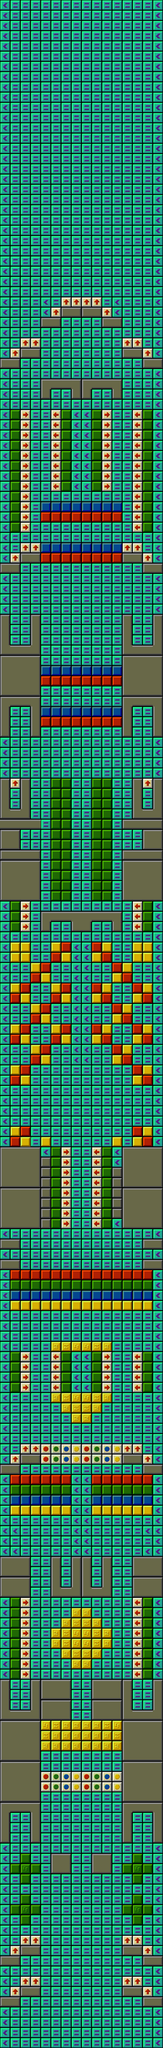

This game map was drawn from its Tiled (.tmx) file and the tilesets committed beside it. A one-line description and the trimmed map source follow:
An orthogonal 16x200 tile map with 48x48 px tiles, 18 tile layers (Background, Walls, P10, P20, ...), 2 tilesets.

<map version="1.0" orientation="orthogonal" width="16" height="200" tilewidth="48" tileheight="48">
 <tileset firstgid="1" name="breakables" tilewidth="48" tileheight="48">
  <image source="../TileSheets/breakables.png" trans="000000" width="192" height="384" />
  <tile id="12">
   <properties>
    <property name="IsBreakable" value="true" />
    <property name="Points" value="10" />
   </properties>
  </tile>
 </tileset>
 <tileset firstgid="33" name="background" tilewidth="48" tileheight="48">
  <image source="../TileSheets/background.png" trans="000000" width="192" height="384" />
 </tileset>
 <layer name="Background" width="16" height="200">
  <properties>
   <property name="IsPasable" value="true" />
  </properties>
  <data>[3200 cells, 3200 non-empty, 1 distinct tile ids]</data>
 </layer>
 <layer name="Walls" width="16" height="200">
  <properties>
   <property name="IsBreakable" value="false" />
  </properties>
  <data>[3200 cells, 839 non-empty, 17 distinct tile ids]</data>
 </layer>
 <layer name="P10" width="16" height="200">
  <properties>
   <property name="IsBreakable" value="true" />
   <property name="Points" value="10" />
  </properties>
  <data>[3200 cells, 416 non-empty, 4 distinct tile ids]</data>
 </layer>
 <layer name="P20" width="16" height="200">
  <properties>
   <property name="IsBreakable" value="true" />
   <property name="Points" value="20" />
  </properties>
  <data>[3200 cells, 38 non-empty, 1 distinct tile ids]</data>
 </layer>
 <layer name="P30" width="16" height="200">
  <properties>
   <property name="IsBreakable" value="true" />
   <property name="Points" value="30" />
  </properties>
  <data>[3200 cells, 18 non-empty, 1 distinct tile ids]</data>
 </layer>
 <layer name="P40" width="16" height="200">
  <properties>
   <property name="IsBreakable" value="true" />
   <property name="Points" value="40" />
  </properties>
  <data>[3200 cells, 14 non-empty, 2 distinct tile ids]</data>
 </layer>
 <layer name="XR" width="16" height="200">
  <properties>
   <property name="BallIndex" value="0" />
   <property name="IsBreakable" value="true" />
  </properties>
  <data>[3200 cells, 8 non-empty, 1 distinct tile ids]</data>
 </layer>
 <layer name="XB" width="16" height="200">
  <properties>
   <property name="BallIndex" value="2" />
   <property name="IsBreakable" value="true" />
  </properties>
  <data>[3200 cells, 8 non-empty, 1 distinct tile ids]</data>
 </layer>
 <layer name="XY" width="16" height="200">
  <properties>
   <property name="BallIndex" value="3" />
   <property name="IsBreakable" value="true" />
  </properties>
  <data>[3200 cells, 8 non-empty, 1 distinct tile ids]</data>
 </layer>
 <layer name="XG" width="16" height="200" opacity="0.9">
  <properties>
   <property name="BallIndex" value="1" />
   <property name="IsBreakable" value="true" />
  </properties>
  <data>[3200 cells, 8 non-empty, 1 distinct tile ids]</data>
 </layer>
 <layer name="V1" width="16" height="200">
  <properties>
   <property name="IsBreakable" value="true" />
   <property name="Points" value="10" />
   <property name="VectorX" value="0" />
   <property name="VectorY" value=".4" />
  </properties>
  <data>[3200 cells, 38 non-empty, 1 distinct tile ids]</data>
 </layer>
 <layer name="V2" width="16" height="200">
  <properties>
   <property name="IsBreakable" value="true" />
   <property name="VectorX" value="0" />
   <property name="VectorY" value="0" />
  </properties>
  <data>[3200 cells, 0 non-empty, 0 distinct tile ids]</data>
 </layer>
 <layer name="V3" width="16" height="200">
  <properties>
   <property name="IsBreakable" value="true" />
   <property name="Points" value="10" />
   <property name="VectorX" value=".4" />
   <property name="VectorY" value="0" />
  </properties>
  <data>[3200 cells, 47 non-empty, 1 distinct tile ids]</data>
 </layer>
 <layer name="V4" width="16" height="200">
  <properties>
   <property name="IsBreakable" value="true" />
   <property name="VectorX" value="0" />
   <property name="VectorY" value="0" />
  </properties>
  <data>[3200 cells, 0 non-empty, 0 distinct tile ids]</data>
 </layer>
 <layer name="V5" width="16" height="200">
  <properties>
   <property name="IsBreakable" value="true" />
   <property name="VectorX" value="0" />
   <property name="VectorY" value="0" />
  </properties>
  <data>[3200 cells, 0 non-empty, 0 distinct tile ids]</data>
 </layer>
 <layer name="V6" width="16" height="200">
  <properties>
   <property name="IsBreakable" value="true" />
   <property name="VectorX" value="0" />
   <property name="VectorY" value="0" />
  </properties>
  <data>[3200 cells, 0 non-empty, 0 distinct tile ids]</data>
 </layer>
 <layer name="V7" width="16" height="200">
  <properties>
   <property name="IsBreakable" value="true" />
   <property name="Points" value="10" />
   <property name="VectorX" value="-.4" />
   <property name="VectorY" value="0" />
  </properties>
  <data>[3200 cells, 47 non-empty, 1 distinct tile ids]</data>
 </layer>
 <layer name="V8" width="16" height="200">
  <properties>
   <property name="IsBreakable" value="true" />
   <property name="VectorX" value="0" />
   <property name="VectorY" value="0" />
  </properties>
  <data>[3200 cells, 0 non-empty, 0 distinct tile ids]</data>
 </layer>
</map>
